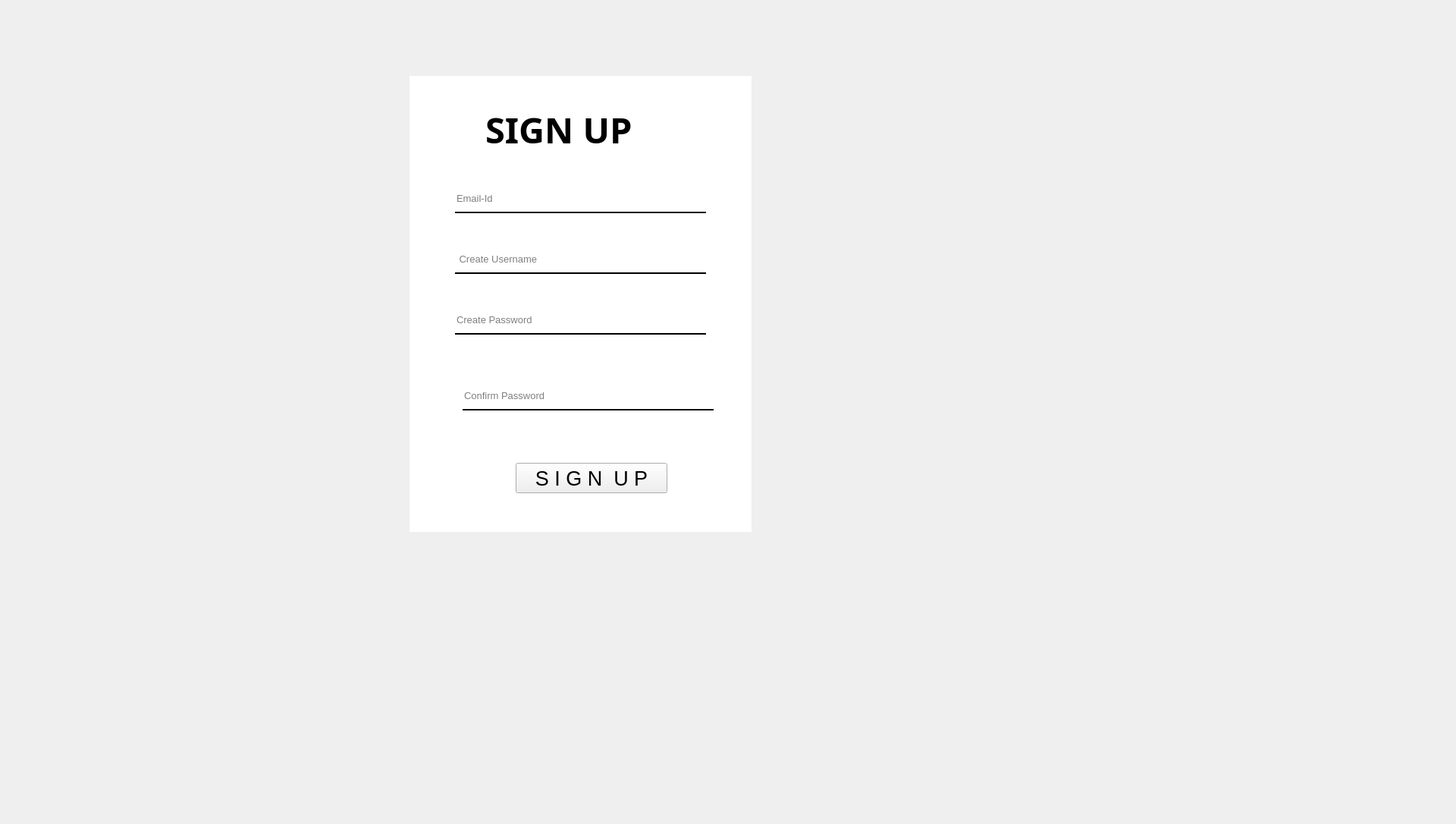
<?xml version="1.0" encoding="UTF-8"?>
<ui version="4.0">
 <class>Form</class>
 <widget class="QWidget" name="Form">
  <property name="geometry">
   <rect>
    <x>0</x>
    <y>0</y>
    <width>1920</width>
    <height>1086</height>
   </rect>
  </property>
  <property name="windowTitle">
   <string>Form</string>
  </property>
  <widget class="QLabel" name="label">
   <property name="geometry">
    <rect>
     <x>0</x>
     <y>-180</y>
     <width>1920</width>
     <height>1181</height>
    </rect>
   </property>
   <property name="text">
    <string/>
   </property>
   <property name="pixmap">
    <pixmap>:/prefix/bg_edited.png</pixmap>
   </property>
  </widget>
  <widget class="QLabel" name="label_2">
   <property name="geometry">
    <rect>
     <x>540</x>
     <y>100</y>
     <width>451</width>
     <height>601</height>
    </rect>
   </property>
   <property name="styleSheet">
    <string notr="true">background-color: rgb(255, 255, 255);</string>
   </property>
   <property name="text">
    <string/>
   </property>
  </widget>
  <widget class="QLabel" name="label_5">
   <property name="geometry">
    <rect>
     <x>640</x>
     <y>140</y>
     <width>271</width>
     <height>61</height>
    </rect>
   </property>
   <property name="font">
    <font>
     <family>Arial Black</family>
     <pointsize>35</pointsize>
     <weight>75</weight>
     <bold>true</bold>
    </font>
   </property>
   <property name="styleSheet">
    <string notr="true">color: rgb(0, 0, 0);</string>
   </property>
   <property name="text">
    <string>SIGN UP</string>
   </property>
  </widget>
  <widget class="QLineEdit" name="userfield">
   <property name="geometry">
    <rect>
     <x>600</x>
     <y>330</y>
     <width>331</width>
     <height>31</height>
    </rect>
   </property>
   <property name="font">
    <font>
     <pointsize>10</pointsize>
    </font>
   </property>
   <property name="styleSheet">
    <string notr="true">background-color:rgba(0,0,0,0);
border:none;
border-bottom:2px solid rgba(,118,132,255);
color: rgb(0, 0, 0);
padding-bottom:7px;</string>
   </property>
   <property name="text">
    <string/>
   </property>
   <property name="placeholderText">
    <string> Create Username</string>
   </property>
  </widget>
  <widget class="QLineEdit" name="passwordfield">
   <property name="geometry">
    <rect>
     <x>600</x>
     <y>410</y>
     <width>331</width>
     <height>31</height>
    </rect>
   </property>
   <property name="font">
    <font>
     <pointsize>10</pointsize>
    </font>
   </property>
   <property name="styleSheet">
    <string notr="true">background-color:rgba(0,0,0,0);
border:none;
border-bottom:2px solid rgba(,118,132,255);
color: rgb(0, 0, 0);
padding-bottom:7px;</string>
   </property>
   <property name="text">
    <string/>
   </property>
   <property name="placeholderText">
    <string>Create Password</string>
   </property>
  </widget>
  <widget class="QPushButton" name="signup_butt">
   <property name="geometry">
    <rect>
     <x>680</x>
     <y>610</y>
     <width>200</width>
     <height>40</height>
    </rect>
   </property>
   <property name="font">
    <font>
     <pointsize>20</pointsize>
    </font>
   </property>
   <property name="styleSheet">
    <string notr="true">color: rgb(0, 0, 0);</string>
   </property>
   <property name="text">
    <string>S I G N  U P</string>
   </property>
  </widget>
  <widget class="QLineEdit" name="emailfield">
   <property name="geometry">
    <rect>
     <x>600</x>
     <y>250</y>
     <width>331</width>
     <height>31</height>
    </rect>
   </property>
   <property name="font">
    <font>
     <pointsize>10</pointsize>
    </font>
   </property>
   <property name="styleSheet">
    <string notr="true">background-color:rgba(0,0,0,0);
border:none;
border-bottom:2px solid rgba(,118,132,255);
color: rgb(0, 0, 0);
padding-bottom:7px;</string>
   </property>
   <property name="text">
    <string/>
   </property>
   <property name="placeholderText">
    <string>Email-Id</string>
   </property>
  </widget>
  <widget class="QLineEdit" name="conpassword">
   <property name="geometry">
    <rect>
     <x>610</x>
     <y>510</y>
     <width>331</width>
     <height>31</height>
    </rect>
   </property>
   <property name="font">
    <font>
     <pointsize>10</pointsize>
    </font>
   </property>
   <property name="styleSheet">
    <string notr="true">background-color:rgba(0,0,0,0);
border:none;
border-bottom:2px solid rgba(,118,132,255);
color: rgb(0, 0, 0);
padding-bottom:7px;</string>
   </property>
   <property name="text">
    <string/>
   </property>
   <property name="placeholderText">
    <string>Confirm Password</string>
   </property>
  </widget>
  <widget class="QLabel" name="error">
   <property name="geometry">
    <rect>
     <x>620</x>
     <y>570</y>
     <width>311</width>
     <height>16</height>
    </rect>
   </property>
   <property name="styleSheet">
    <string notr="true">color: rgb(170, 0, 0);</string>
   </property>
   <property name="text">
    <string/>
   </property>
  </widget>
 </widget>
 <resources/>
 <connections/>
</ui>
